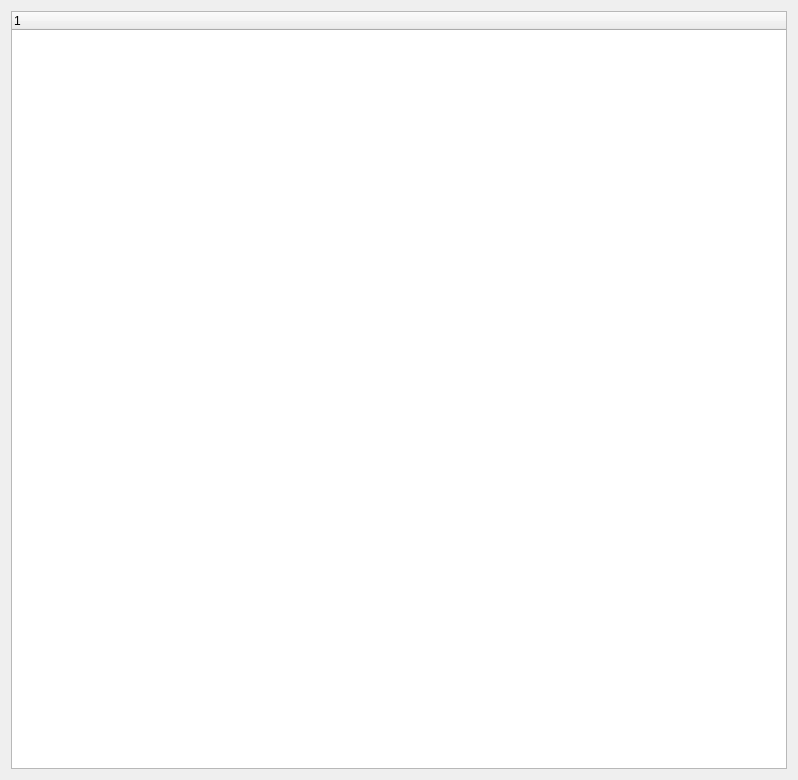
<?xml version="1.0" encoding="UTF-8"?>
<ui version="4.0">
 <class>CameraInfoDialog</class>
 <widget class="QDialog" name="CameraInfoDialog">
  <property name="geometry">
   <rect>
    <x>0</x>
    <y>0</y>
    <width>798</width>
    <height>780</height>
   </rect>
  </property>
  <property name="windowTitle">
   <string>Dialog</string>
  </property>
  <layout class="QGridLayout" name="gridLayout">
   <item row="0" column="0">
    <widget class="QTreeWidget" name="treeWidget">
     <column>
      <property name="text">
       <string notr="true">1</string>
      </property>
     </column>
    </widget>
   </item>
  </layout>
 </widget>
 <resources/>
 <connections/>
</ui>
